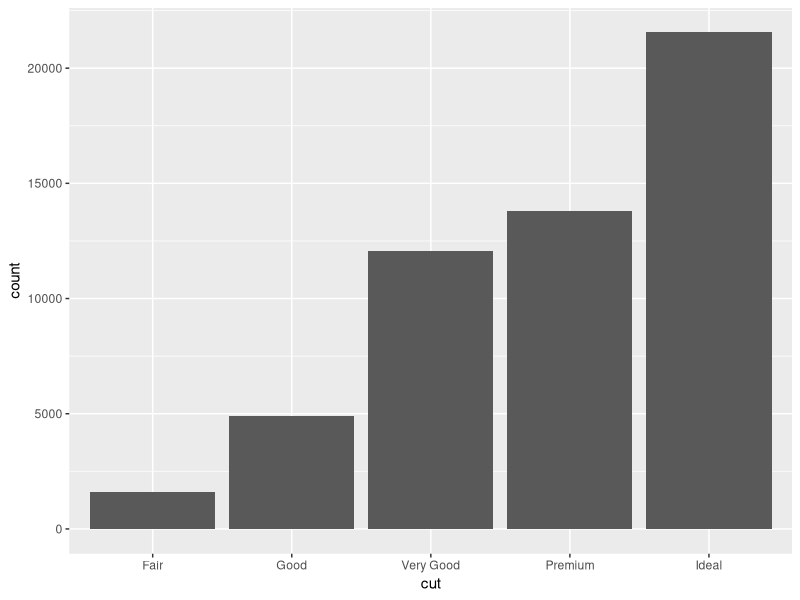
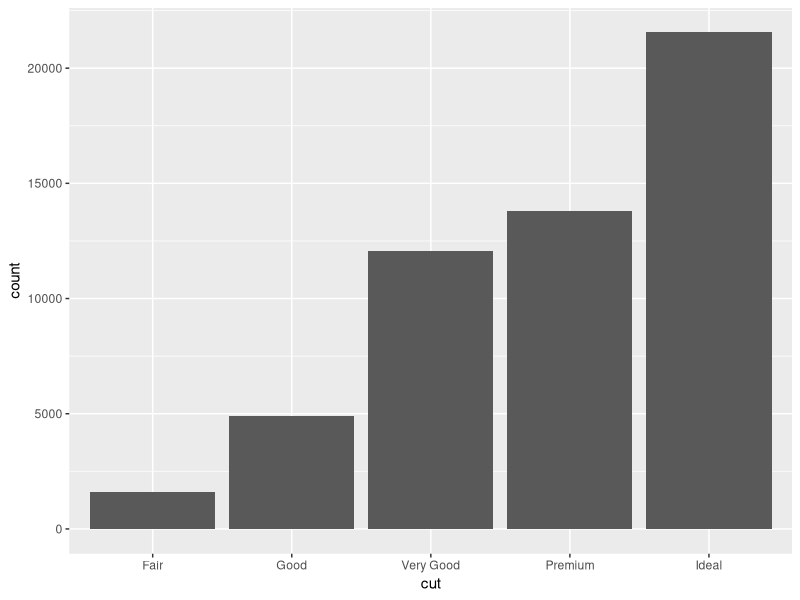
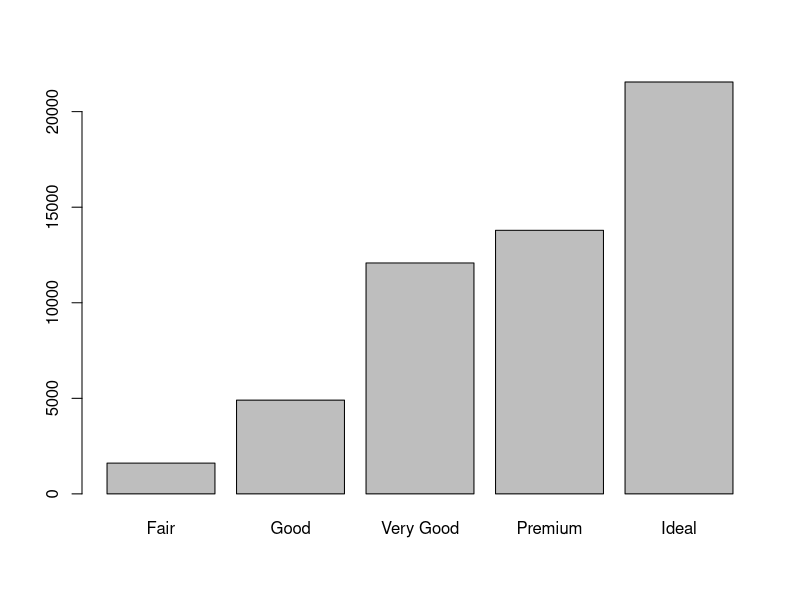
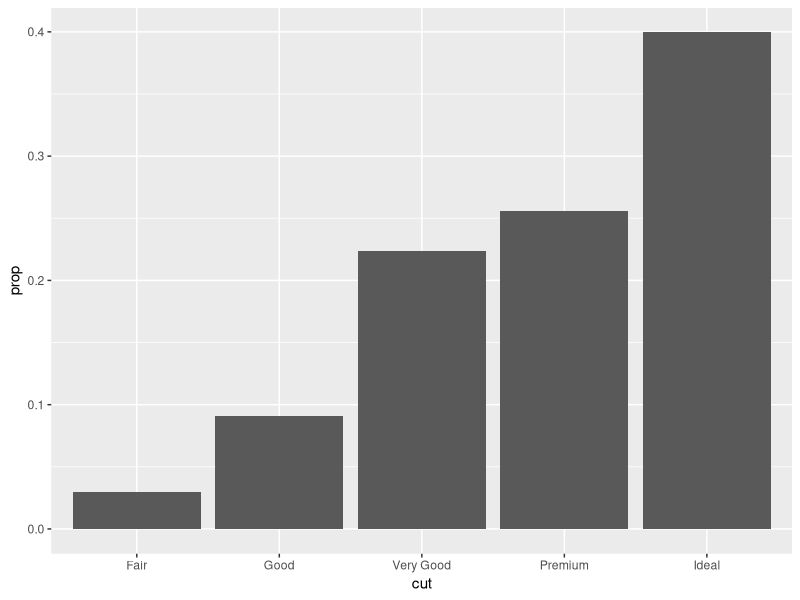
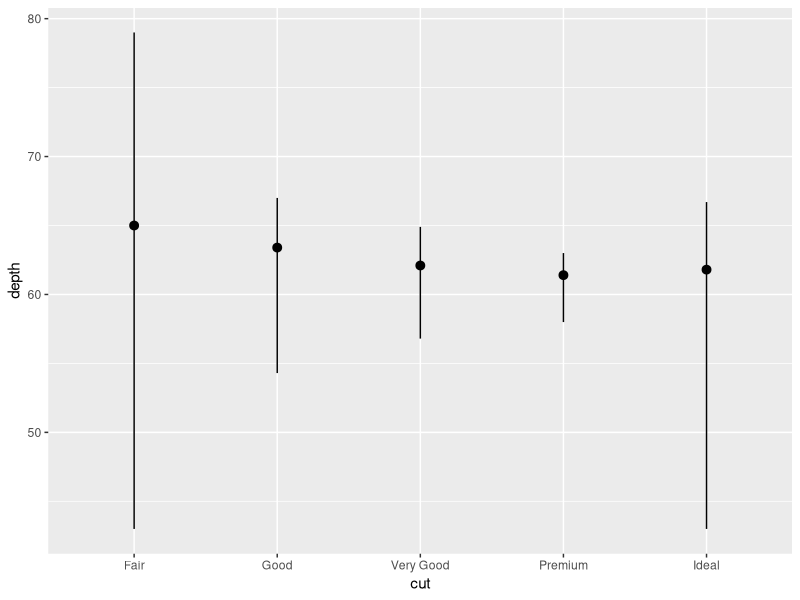
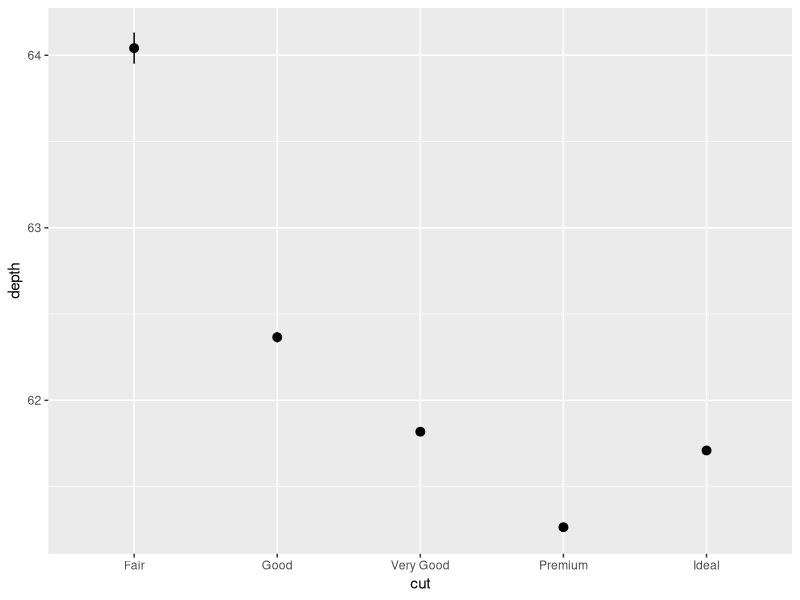
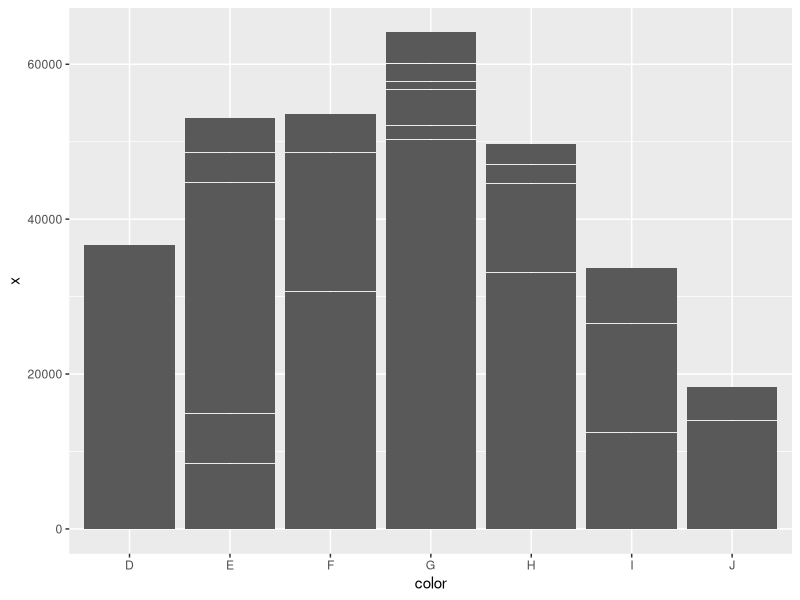
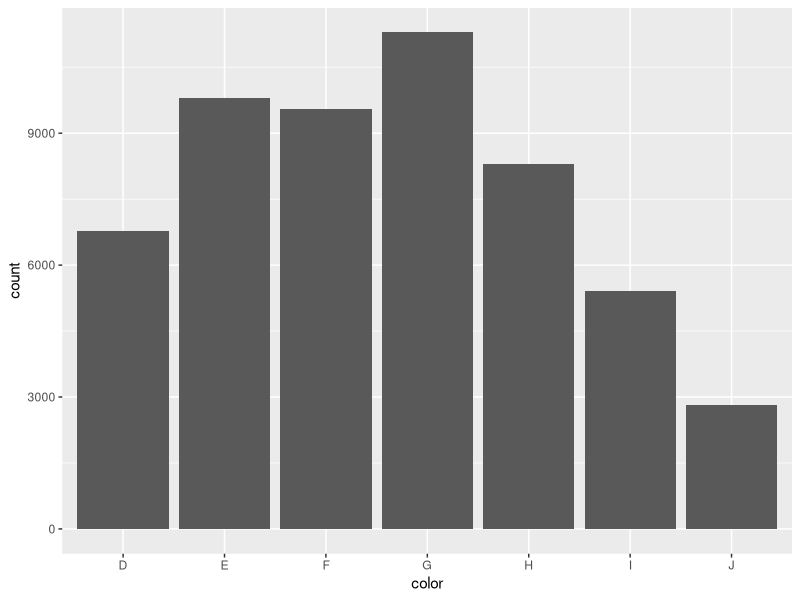

Here is the R script that generated these plots, in order:
#found an awesome site for R books https://bookdown.org/
a <- dnorm(3)
rnorm(3)
?dnorm
a = c(1,2,3)
b = c(4,5,6)
A = cbind(a,b)
A%*%t(A)
c(12, 5, 27)[a=1]

library(tidyverse)
library(ggplot2)
#statistical transformation
ggplot(diamonds)+
  stat_count(aes(cut))
# every geom has a default stat
ggplot(diamonds)+
  geom_bar(aes(cut))
#geom_bar did an auto value counts
barplot(table(diamonds$cut))
#override with the proportion
ggplot(data = diamonds) + 
  geom_bar(aes(x = cut, y = stat(prop), group = 1))

ggplot(data = diamonds) + 
  stat_summary(
    aes(x = cut, y = depth),
    fun.min = min,
    fun.max = max,
    fun = median)

?stat_bin

ggplot(diamonds)+
  geom_pointrange(
    aes(x=cut,y=depth),
    stat = 'summary'
    )

#What does geom_col() do? How is it different to geom_bar()?
ggplot(data = diamonds) + 
  geom_col(aes(x=color,y=x))#y represent the bar height.
ggplot(data = diamonds) + 
  geom_bar(aes(x=color))#stat_count

colnames(diamonds)
#What variables does stat_smooth() compute? What parameters control its behavior?
ggplot(cars,aes(speed,dist))+
  geom_point()+
  stat_smooth(na.rm=TRUE)

#heights of the bars need to be normalized.
ggplot(data = diamonds) +
  geom_bar(aes(x = cut, y = ..count.. / sum(..count..), fill = color))
#position = "identity" will place each object exactly where it falls in the context of the graph.
for (posi in c('identity','dodge','fill')){
  print(ggplot(data = diamonds) + 
    geom_bar(aes(x = cut, fill = color,alpha = 1/5), position = posi))
}

for(i in 1:10){print(i)}
